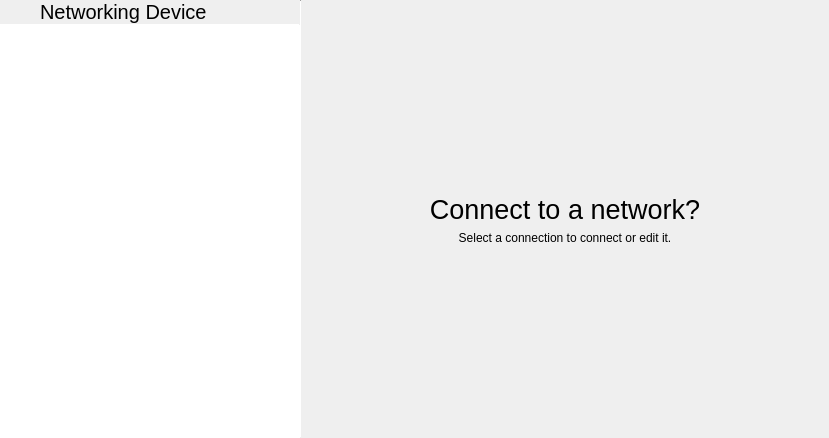
<?xml version="1.0" encoding="UTF-8"?>
<ui version="4.0">
 <class>DeviceSettings</class>
 <widget class="QWidget" name="DeviceSettings">
  <property name="geometry">
   <rect>
    <x>0</x>
    <y>0</y>
    <width>829</width>
    <height>438</height>
   </rect>
  </property>
  <property name="windowTitle">
   <string>Form</string>
  </property>
  <layout class="QHBoxLayout" name="horizontalLayout_2">
   <property name="spacing">
    <number>0</number>
   </property>
   <property name="leftMargin">
    <number>0</number>
   </property>
   <property name="topMargin">
    <number>0</number>
   </property>
   <property name="rightMargin">
    <number>0</number>
   </property>
   <property name="bottomMargin">
    <number>0</number>
   </property>
   <item>
    <widget class="QWidget" name="widget" native="true">
     <property name="maximumSize">
      <size>
       <width>300</width>
       <height>16777215</height>
      </size>
     </property>
     <layout class="QVBoxLayout" name="verticalLayout">
      <property name="spacing">
       <number>0</number>
      </property>
      <property name="leftMargin">
       <number>0</number>
      </property>
      <property name="topMargin">
       <number>0</number>
      </property>
      <property name="rightMargin">
       <number>0</number>
      </property>
      <property name="bottomMargin">
       <number>0</number>
      </property>
      <item>
       <layout class="QHBoxLayout" name="horizontalLayout">
        <property name="spacing">
         <number>0</number>
        </property>
        <item>
         <widget class="QPushButton" name="backButton">
          <property name="sizePolicy">
           <sizepolicy hsizetype="Preferred" vsizetype="Preferred">
            <horstretch>0</horstretch>
            <verstretch>0</verstretch>
           </sizepolicy>
          </property>
          <property name="text">
           <string/>
          </property>
          <property name="icon">
           <iconset theme="go-previous">
            <normaloff>../../../PulseaudioPane</normaloff>../../../PulseaudioPane</iconset>
          </property>
          <property name="flat">
           <bool>true</bool>
          </property>
         </widget>
        </item>
        <item>
         <widget class="QLabel" name="titleLabel">
          <property name="sizePolicy">
           <sizepolicy hsizetype="Expanding" vsizetype="Preferred">
            <horstretch>0</horstretch>
            <verstretch>0</verstretch>
           </sizepolicy>
          </property>
          <property name="font">
           <font>
            <pointsize>15</pointsize>
           </font>
          </property>
          <property name="text">
           <string notr="true">Networking Device</string>
          </property>
          <property name="margin">
           <number>9</number>
          </property>
         </widget>
        </item>
       </layout>
      </item>
      <item>
       <widget class="Line" name="line_2">
        <property name="maximumSize">
         <size>
          <width>16777215</width>
          <height>1</height>
         </size>
        </property>
        <property name="orientation">
         <enum>Qt::Horizontal</enum>
        </property>
       </widget>
      </item>
      <item>
       <widget class="QListView" name="connectionsWidget">
        <property name="frameShape">
         <enum>QFrame::NoFrame</enum>
        </property>
       </widget>
      </item>
     </layout>
    </widget>
   </item>
   <item>
    <widget class="Line" name="line">
     <property name="maximumSize">
      <size>
       <width>1</width>
       <height>16777215</height>
      </size>
     </property>
     <property name="orientation">
      <enum>Qt::Vertical</enum>
     </property>
    </widget>
   </item>
   <item>
    <widget class="tStackedWidget" name="stackedWidget">
     <widget class="QWidget" name="page">
      <layout class="QVBoxLayout" name="verticalLayout_2">
       <item>
        <spacer name="verticalSpacer_2">
         <property name="orientation">
          <enum>Qt::Vertical</enum>
         </property>
         <property name="sizeHint" stdset="0">
          <size>
           <width>20</width>
           <height>40</height>
          </size>
         </property>
        </spacer>
       </item>
       <item>
        <widget class="QLabel" name="label_2">
         <property name="font">
          <font>
           <pointsize>20</pointsize>
          </font>
         </property>
         <property name="text">
          <string>Connect to a network?</string>
         </property>
         <property name="alignment">
          <set>Qt::AlignCenter</set>
         </property>
        </widget>
       </item>
       <item>
        <widget class="QLabel" name="label_3">
         <property name="text">
          <string>Select a connection to connect or edit it.</string>
         </property>
         <property name="alignment">
          <set>Qt::AlignCenter</set>
         </property>
        </widget>
       </item>
       <item>
        <spacer name="verticalSpacer">
         <property name="orientation">
          <enum>Qt::Vertical</enum>
         </property>
         <property name="sizeHint" stdset="0">
          <size>
           <width>20</width>
           <height>40</height>
          </size>
         </property>
        </spacer>
       </item>
      </layout>
     </widget>
    </widget>
   </item>
  </layout>
 </widget>
 <customwidgets>
  <customwidget>
   <class>tStackedWidget</class>
   <extends>QStackedWidget</extends>
   <header location="global">tstackedwidget.h</header>
   <container>1</container>
  </customwidget>
 </customwidgets>
 <resources/>
 <connections/>
</ui>
